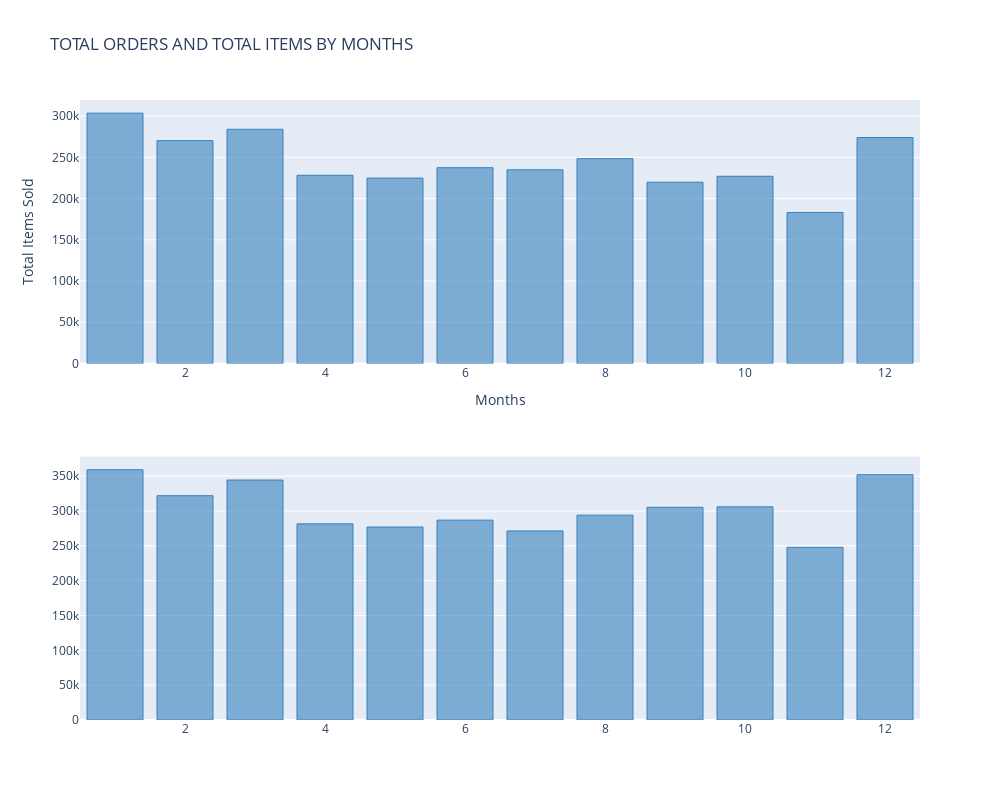

The notebook cell this image was saved under:
### Markdown cell above
### 한달 단위 판매량

### Code cell
def generate_random_color():
    r = lambda: random.randint(0,255)
    return '#%02X%02X%02X' % (r(),r(),r())

#shared Xaxis parameter can make this graph look even better
fig = tls.make_subplots(rows=2, cols=1)

layout1 = cf.Layout(
    height=500,
    width=200
)
animal_color = generate_random_color()
fig1 = df_train.groupby(['_month'])['item_cnt_day'].count().iplot(kind='bar',barmode='stack',
                                                                  asFigure=True,showlegend=False,
                                                                  title='Total Items Sold By Month',
                                                                  xTitle='Months', yTitle='Total Items Sold',
                                                                  color = 'blue')
fig1['data'][0]['showlegend'] = False
fig.append_trace(fig1['data'][0], 1, 1)


fig2 = df_train.groupby(['_month'])['item_cnt_day'].sum().iplot(kind='bar',barmode='stack',
                                                                title='Total orders by Month',
                                                                xTitle='Months', yTitle='Total Orders',
                                                                asFigure=True, showlegend=False, 
                                                                color = 'blue')

#if we do not use the below line there will be two legend
fig2['data'][0]['showlegend'] = False


fig.append_trace(fig2['data'][0], 2, 1)

layout = dict(
    title= "Informations by Date",
    )

fig['layout']['height'] = 800
fig['layout']['width'] = 1000
fig['layout']['title'] = "TOTAL ORDERS AND TOTAL ITEMS BY MONTHS"
fig['layout']['yaxis']['title'] = "Total Items Sold"
fig['layout']['xaxis']['title'] = "Months"
fig['layout']

iplot(fig)

### Figure 1 — Plotly figure (JSON) as saved in the notebook; plotly's stock layout.template omitted (floating-point values rounded to 4 significant figures)
{"data": [{"marker": {"color": "rgba(55, 128, 191, 0.6)", "line": {"color": "rgba(55, 128, 191, 1.0)", "width": 1}}, "name": "item_cnt_day", "orientation": "v", "showlegend": false, "text": "", "type": "bar", "x": [1, 2, 3, 4, 5, 6, 7, 8, 9, 10, 11, 12], "xaxis": "x", "y": [303561, 270251, 284057, 228289, 224836, 237428, 234857, 248415, 219882, 227077, 183164, 274032], "yaxis": "y"}, {"marker": {"color": "rgba(55, 128, 191, 0.6)", "line": {"color": "rgba(55, 128, 191, 1.0)", "width": 1}}, "name": "item_cnt_day", "orientation": "v", "showlegend": false, "text": "", "type": "bar", "x": [1, 2, 3, 4, 5, 6, 7, 8, 9, 10, 11, 12], "xaxis": "x2", "y": [359349, 321975, 344453, 281573, 277055, 286924, 271433, 294091, 305383, 306019, 247854, 352097], "yaxis": "y2"}], "layout": {"height": 800, "title": {"text": "TOTAL ORDERS AND TOTAL ITEMS BY MONTHS"}, "width": 1000, "xaxis": {"anchor": "y", "domain": [0, 1], "title": {"text": "Months"}}, "xaxis2": {"anchor": "y2", "domain": [0, 1]}, "yaxis": {"anchor": "x", "domain": [0.575, 1], "title": {"text": "Total Items Sold"}}, "yaxis2": {"anchor": "x2", "domain": [0, 0.425]}}}
